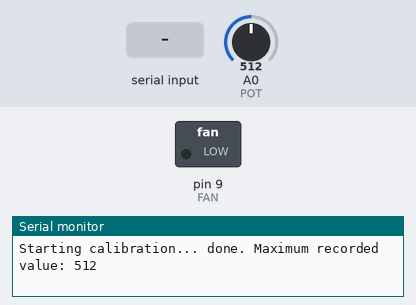
A sketch run on a simulated Arduino Uno, built with avr-gcc and run on an emulated ATmega328P. On the bench: switched loads named in the sketch (green lamp = pin HIGH), the last lines printed to the serial monitor. The test bench sets the inputs (shaded band); at power-on: A0 (POT) = 512.

Above: at 6.2 s.
6.3 s: "30,150\n" received over Serial
At 7.0 s:
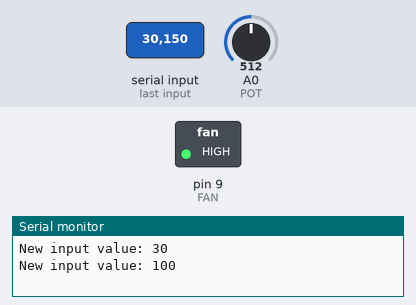
Timing chart, 0 to 9.3 s (numbered marks = the images above; inputs shaded):
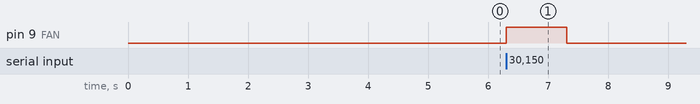

The sketch:

pid.ino
```cpp
#include <TimerOne.h>

// Arduino
#define FAN 9
#define POT 0
#define T_SAMPLE 0.002

// PID constants
const float kp = 19.2;
const float ki = 200.0;
const float kd = 0.025;

// PID variables
int input = 0;
double angle = 0.0;
double output = 0.0;
double e = 0.0, e_prev = 0.0, sum_e = 0.0;
int maximum = 1, minimum = 0;
bool flag = false;

void control();

void setup() {
  pinMode(FAN, OUTPUT);
  pinMode(POT, INPUT);

  Serial.begin(9600);

  // Calibration
  Serial.print("Starting calibration... ");
  digitalWrite(LED_BUILTIN, HIGH);
  while (millis() < 5000) {
    angle = analogRead(POT);
    if (angle > maximum) maximum = angle;
    else if (angle < minimum) minimum = angle;
  }
  digitalWrite(LED_BUILTIN, LOW);
  Serial.print("done. Maximum recorded value: ");
  Serial.println(maximum);

  // Setup TimerOne
  Timer1.initialize(2000); // interrupts every 2000us == 500Hz frequency
  Timer1.attachInterrupt(control);
  Timer1.pwm(FAN, output);
}

void loop() {
  while (true) {
    // Communication
    if (Serial.available() > 0) {
      input = Serial.parseInt(); // read user input from 0% to 100%
      if (input > 100) input = 100;
      else if (input < 0) input = 0;
      Serial.print("New input value: ");
      Serial.println(input);
    }

    // Control
    if (flag) {
      angle = analogRead(POT) * 100.0 / (maximum - minimum); // read position and convert to % of available range

      e_prev = e; // previous error
      e = input - angle ; // current error
      sum_e = sum_e + e; // sum of errors

      output = (kp * e + ki * T_SAMPLE * sum_e + kd * (e - e_prev) / T_SAMPLE) * 10.24;

      // Corrections
      if (output > 1024) {
        output = 1024;
        sum_e = (output / 10.24 - kd * (e - e_prev) / T_SAMPLE - kp * e) / (ki * T_SAMPLE);
      } else if (output < 0) {
        output = 0;
        sum_e = (output / 10.24 - kd * (e - e_prev) / T_SAMPLE - kp * e) / (ki * T_SAMPLE);
      }

      Timer1.setPwmDuty(FAN, output); // output from 0 to 1024
      flag = false;
    }
  }
}

void control() {
  flag = true;
}
```

Measured:
- after the input at 6.3 s, pin 9 (FAN): LOW → HIGH at once, → LOW 1.0 s later
